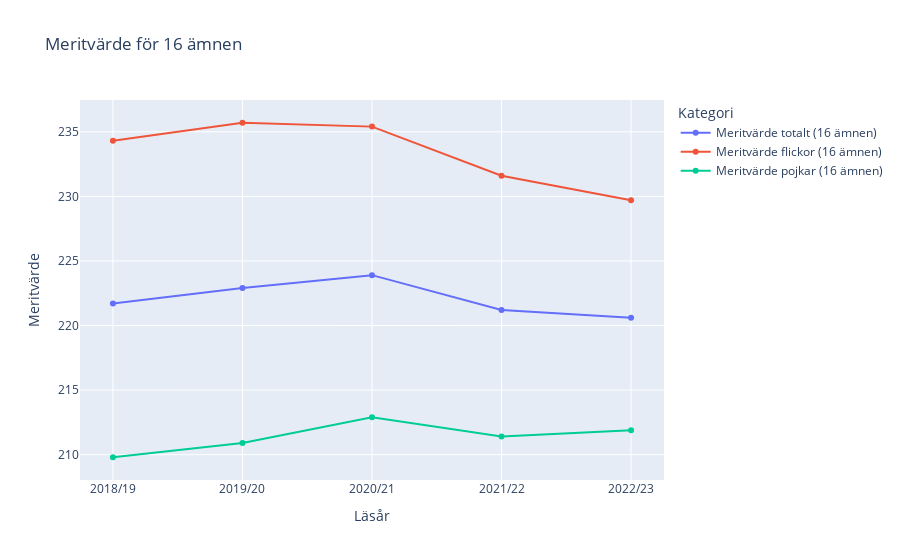

Notebook source saved alongside this figure:
### Markdown cell above
### b) Rita ett linjediagram för meritvärde för 16 ämnen för totalt, flickor och pojkar för läsår 18-23

### Code cell
# Using Plotly to create line chart
# Using only the first five rows
fig = px.line(
    df_grades.head(5),
    x="Läsår/Huvudman/Bakgrund",
    y=[
        "Meritvärde totalt (16 ämnen)",
        "Meritvärde flickor (16 ämnen)",
        "Meritvärde pojkar (16 ämnen)"
    ],
    labels={"value": "Meritvärde för 16 ämnen", "variable": "Kategori"},
    title="Meritvärde för 16 ämnen",
    # Add markers 
    markers=True
)  

fig.update_layout(
    xaxis_title="Läsår",
    yaxis_title="Meritvärde",
    # Ensure x-axis labels are evenly spaced
    xaxis=dict(tickmode="linear")
)

fig.show()

### Figure 1 — Plotly figure (JSON) as saved in the notebook; plotly's stock layout.template omitted (floating-point values rounded to 4 significant figures)
{"data": [{"hovertemplate": "Kategori=Meritvärde totalt (16 ämnen)<br>Läsår/Huvudman/Bakgrund=%{x}<br>Meritvärde för 16 ämnen=%{y}<extra></extra>", "legendgroup": "Meritvärde totalt (16 ämnen)", "line": {"color": "#636efa", "dash": "solid"}, "marker": {"symbol": "circle"}, "mode": "lines+markers", "name": "Meritvärde totalt (16 ämnen)", "orientation": "v", "showlegend": true, "type": "scatter", "x": ["2018/19", "2019/20", "2020/21", "2021/22", "2022/23"], "xaxis": "x", "y": [221.7, 222.9, 223.9, 221.2, 220.6], "yaxis": "y"}, {"hovertemplate": "Kategori=Meritvärde flickor (16 ämnen)<br>Läsår/Huvudman/Bakgrund=%{x}<br>Meritvärde för 16 ämnen=%{y}<extra></extra>", "legendgroup": "Meritvärde flickor (16 ämnen)", "line": {"color": "#EF553B", "dash": "solid"}, "marker": {"symbol": "circle"}, "mode": "lines+markers", "name": "Meritvärde flickor (16 ämnen)", "orientation": "v", "showlegend": true, "type": "scatter", "x": ["2018/19", "2019/20", "2020/21", "2021/22", "2022/23"], "xaxis": "x", "y": [234.3, 235.7, 235.4, 231.6, 229.7], "yaxis": "y"}, {"hovertemplate": "Kategori=Meritvärde pojkar (16 ämnen)<br>Läsår/Huvudman/Bakgrund=%{x}<br>Meritvärde för 16 ämnen=%{y}<extra></extra>", "legendgroup": "Meritvärde pojkar (16 ämnen)", "line": {"color": "#00cc96", "dash": "solid"}, "marker": {"symbol": "circle"}, "mode": "lines+markers", "name": "Meritvärde pojkar (16 ämnen)", "orientation": "v", "showlegend": true, "type": "scatter", "x": ["2018/19", "2019/20", "2020/21", "2021/22", "2022/23"], "xaxis": "x", "y": [209.8, 210.9, 212.9, 211.4, 211.9], "yaxis": "y"}], "layout": {"legend": {"title": {"text": "Kategori"}, "tracegroupgap": 0}, "title": {"text": "Meritvärde för 16 ämnen"}, "xaxis": {"anchor": "y", "domain": [0, 1], "tickmode": "linear", "title": {"text": "Läsår"}}, "yaxis": {"anchor": "x", "domain": [0, 1], "title": {"text": "Meritvärde"}}}}
